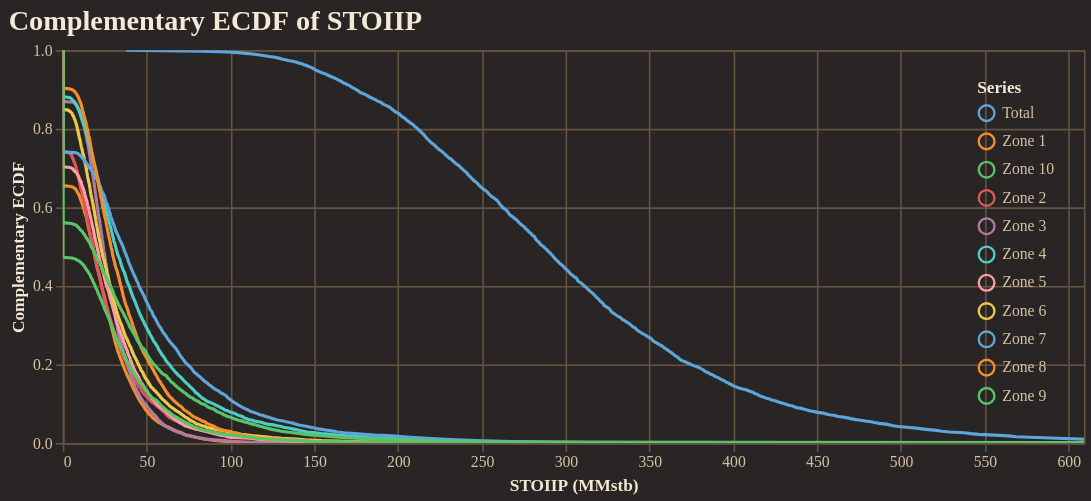

The notebook cell this image was saved under:
### Code cell
fig = reporter.plotter.prospect_volumetric_ecdf_plot(
    figsize=(650, 250),
    backend=PLOTTING_BACKEND
)
fig.show()

### Figure 1 — Vega-Lite specification as saved in the notebook (floating-point values rounded to 4 significant figures; data arrays with more than 128 entries replaced by an {"elided": "..."} marker saying what was removed)
{"config": {"background": "#292524", "view": {"fill": "#292524", "stroke": "#665340"}, "title": {"color": "#f4e9d7", "font": "Merriweather", "fontSize": 18, "fontWeight": 600, "subtitleColor": "#d5c2a6", "anchor": "start"}, "axis": {"domainColor": "#665340", "gridColor": "#665340", "tickColor": "#665340", "labelColor": "#d5c2a6", "titleColor": "#f4e9d7", "labelFont": "Merriweather", "titleFont": "Merriweather"}, "legend": {"titleColor": "#f4e9d7", "labelColor": "#d5c2a6", "labelFont": "Merriweather", "titleFont": "Merriweather", "orient": "top-right", "symbolType": "circle"}, "header": {"labelColor": "#d5c2a6", "titleColor": "#f4e9d7", "labelFont": "Merriweather", "titleFont": "Merriweather"}, "mark": {"color": "#c78d3b"}, "line": {"color": "#c78d3b"}, "bar": {"color": "#c78d3b"}, "point": {"color": "#ddb06d"}, "area": {"color": "#c78d3b", "opacity": 0.35}, "text": {"color": "#f4e9d7", "font": "Merriweather"}, "range": {"category": ["#5DA5DA", "#F28E2B", "#59C36A", "#E15759", "#B07AA1", "#4ECDC4", "#FF9DA7", "#EDC948"]}}, "layer": [{"mark": {"type": "line", "clip": true, "strokeWidth": 2}, "encoding": {"color": {"field": "series", "title": "Series", "type": "nominal"}, "tooltip": [{"field": "series", "title": "Series", "type": "nominal"}, {"field": "stoiip_mmstb", "format": ",.2f", "title": "STOIIP (MMstb)", "type": "quantitative"}, {"field": "exceedance_probability", "format": ".3f", "title": "Exceedance", "type": "quantitative"}], "x": {"field": "stoiip_mmstb", "title": "STOIIP (MMstb)", "type": "quantitative"}, "y": {"field": "exceedance_probability", "scale": {"domain": [0, 1]}, "title": "Complementary ECDF", "type": "quantitative"}}}], "data": {"name": "data-daf759abfdc6b62aab980dece028a088"}, "encoding": {"x": {"field": "stoiip_mmstb", "scale": {"domain": [0, 609.3]}, "type": "quantitative"}}, "height": 250, "title": "Complementary ECDF of STOIIP", "width": 650, "$schema": "https://vega.github.io/schema/vega-lite/v5.20.1.json", "datasets": {"data-daf759abfdc6b62aab980dece028a088": {"elided": "5500 records"}}}
